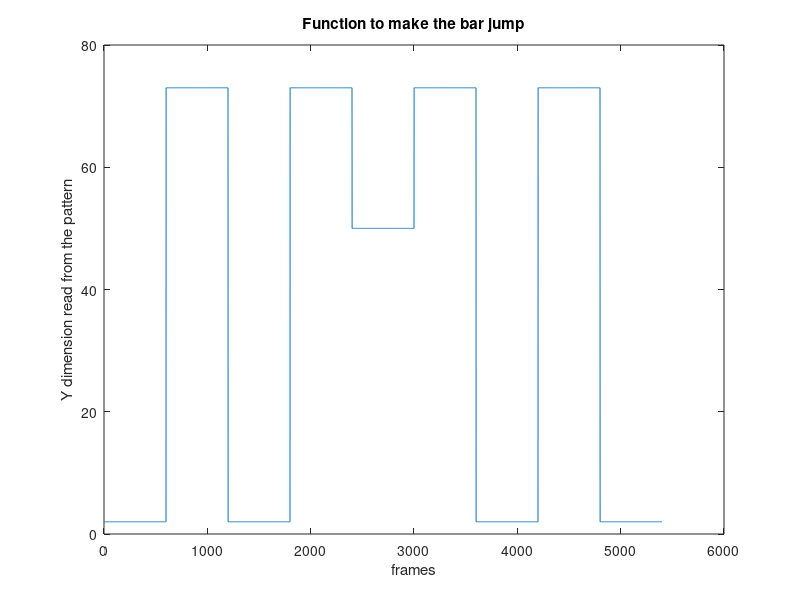

MATLAB code for this plot:
% Make function to make a bar jump fixed degrees

%Create the function
%Positions = [50,26,2,73,2,26,50,73,2,73,2,26,50,73,50,26,2,26,50,73,2,26,2,73,2];
%PositionArray = repmat(Positions,1,2);

%PositionArray = [2,73,2,73,50,73,2,73,2,26,2,73,2,26,2,73,50,26,50,26,50,73,2,26,2,73,2,73,50,73,2,73,2,26,2,73,2,26,2,73,50,26,50,26,50,73,2,26,2,73,2,73,50,73,2,73,2,26,2,73,2,26,2,73,50,26,50,26,50,73,2,26,2,73,2,73,50,73,2,73,2,26,2,73,2,26,2,73,50,26,50,26,50,73,2,26,2];
PositionArray = [2,73,2,73,50,73,2,73,2];


PatternSpeed = 5; %This is the speed of the pattern in Hz
NumSecStillPattern = 120; %How many seconds we want the bar not to jump for
NumFramesStillPattern = PatternSpeed*NumSecStillPattern; %number of frames where the pattern won't jump (5000 to make it 100 s at 50 Hz)
Position = repmat(PositionArray,NumFramesStillPattern,1); %Create the position function by repeating each position for 100 s
func = reshape(Position,[1,(size(Position,1))*(size(Position,2))]); %Reshape to get the vector we need

%This can be commented out, but you can use it to add a middle block in
%which y reaches a second set of dimensions (97:192).
%func(4501:4501+4499)=func(1:4500)+95;
%func(9001:9001+4499)=func(1:4500);


%Visualize it
time = linspace(0,NumSecStillPattern*96,size(func,2));
figure, plot(func)
xlabel('frames'); ylabel('Y dimension read from the pattern');
title('Function to make the bar jump');


%% SAVE position function place to be put on the SD card:
% place to save patterns to be put on the SD card:
 directory_name = 'C:\Users\Wilson\Desktop\panels-matlab_071618\functions\mel360_36panels';
 str_x = [directory_name '\position_function_166_bar_jump90deg_every_' num2str(NumSecStillPattern) 'sec_5Hz5']; 
 save(str_x, 'func'); 